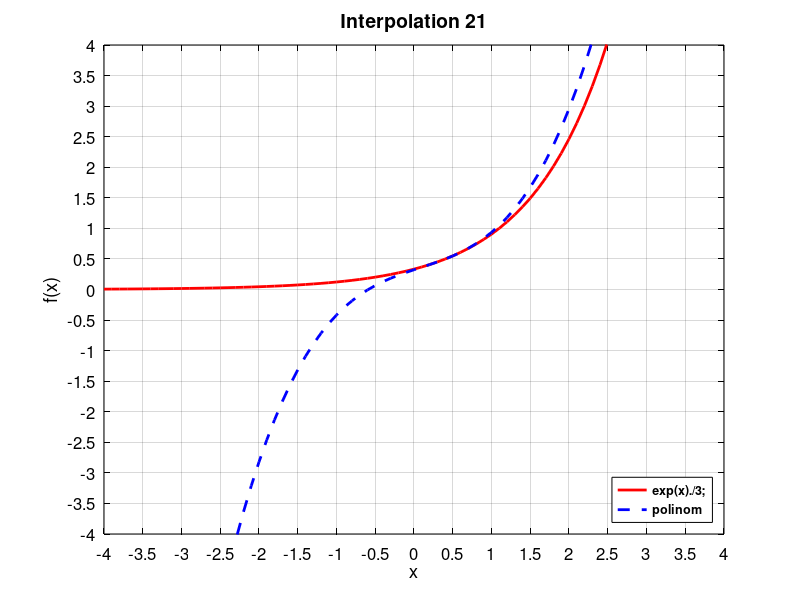

Recreate this plot in MATLAB.
x = -4:0.1:6.5;
y1 = exp(x)./3; %% сюда исходную функцию
y2 = 0.323 + 0.42 .*x - 0.064 .*x.^2 + 0.256 .*x.^3 %%сюда полином
graf = plot(x, y1, 'r', x, y2, 'b--');
lg = legend('exp(x)./3;', 'polinom');
h  = title('Interpolation 21');
ax = gca();
set(ax, 'xlim', [-4 4], 'ylim', [-4 4]);
set(ax, 'xtick', [-4:0.5:4], 'ytick', [-4:0.5:4]);
set(ax, 'color', 'w');
set(ax, 'xcolor', 'k', 'ycolor', 'k');
set(ax, 'xgrid', 'on', 'ygrid', 'on');
set(ax, 'gridcolor', [0 0 0]);
set(ax, 'gridlinestyle', '-');
set(ax, 'gridalpha', 0.15);
set(ax, 'fontsize', 12);
set(ax, 'xlabel', 'x', 'ylabel', 'f(x)');
 set(h, 'fontsize', 14);
set(graf, 'LineWidth', 2);
set(lg, 'edgecolor', 'k')
set(lg, 'fontsize', 9, 'fontweight', 'bold', 'location', 'southeast');

